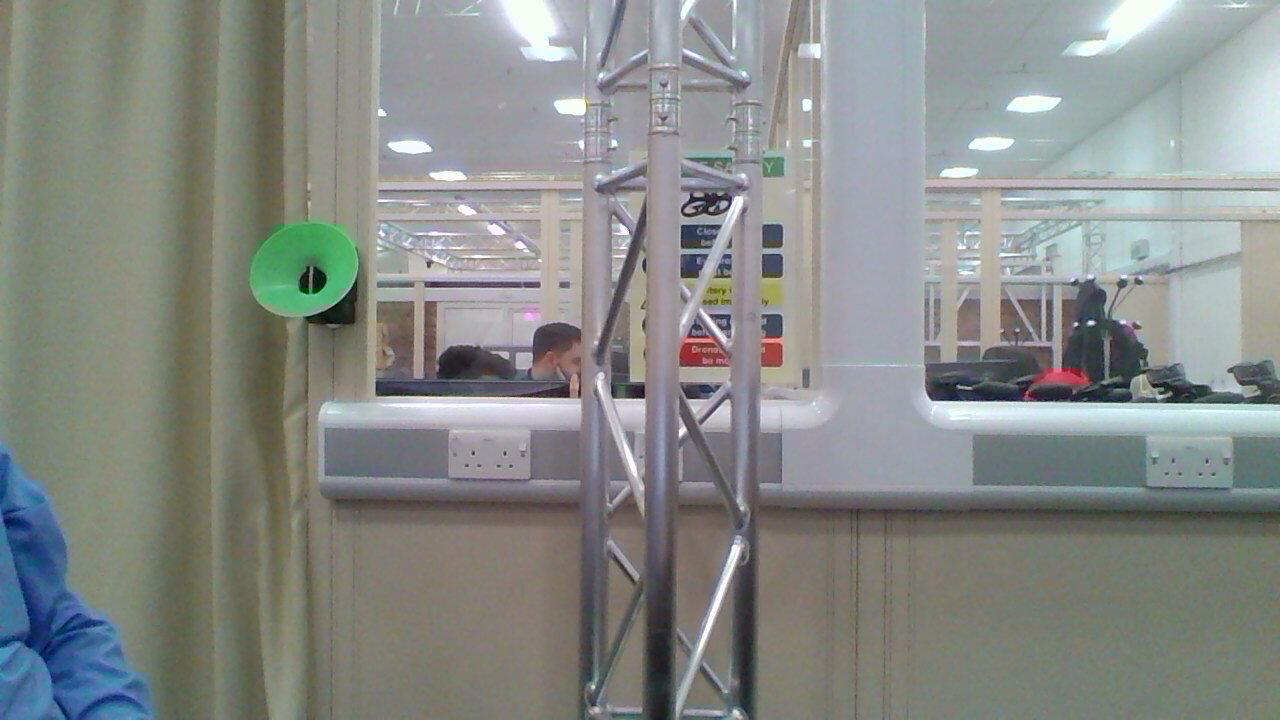
#> input picture testing/test.jpg, 1280 x 720 px
$ python blob1.py   (Python 2 division)
#> lines starting #> are read from the running program, lines starting #| are printed output that depends on the picture; after the words box and inside, x2 and y2 are one past the last pixel; in counts of white or black regions, pixels touching at a corner belong together; long printed decimals are rounded
# Standard imports
import cv2
import numpy as np;

# Read image
im = cv2.imread("test.jpg")
#> im is the input picture: shape (720, 1280, 3); mean B, G, R 135.3, 138.6, 134.6
cv2.imshow("Input", im)
cv2.waitKey(-1)

#conv to HSV
imhsv = cv2.cvtColor(im,cv2.COLOR_BGR2HSV)
#> imhsv: shape (720, 1280, 3); mean H, S, V 70.5, 32.6, 144.5

#region of interest
imrhsv = imhsv[239:319,239:359,:]
#> imrhsv: shape (80, 120, 3); mean H, S, V 63.2, 112.1, 139.7

#cv2.imshow("Input", imrhsv)
#cv2.waitKey(-1)

mean_hue = np.mean(imrhsv[:,:,0])
#> mean_hue = 63.22
hue_tol = 0.2
hue_hi = (1+hue_tol)*mean_hue
#> hue_hi = 75.86
hue_lo = (1-hue_tol)*mean_hue
#> hue_lo = 50.57
test1 = (imhsv[:,:,0]<=hue_hi)
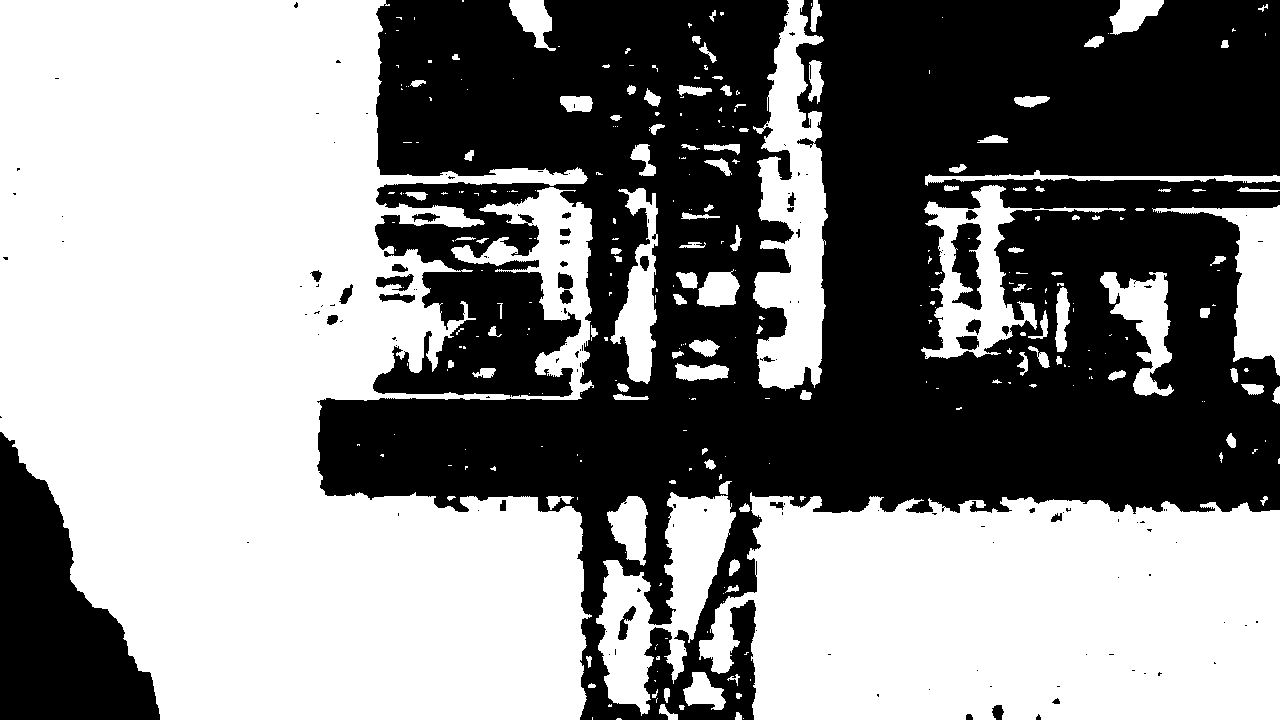
#> test1: shape (720, 1280) bool; 53.6% white; 140 black regions (106 under 20 px), largest, box (x1, y1, x2, y2) and area: (317, 0, 1280, 720) 397405, (0, 432, 160, 720) 25088, (951, 223, 982, 310) 1751
test2 = (imhsv[:,:,0]>=hue_lo)
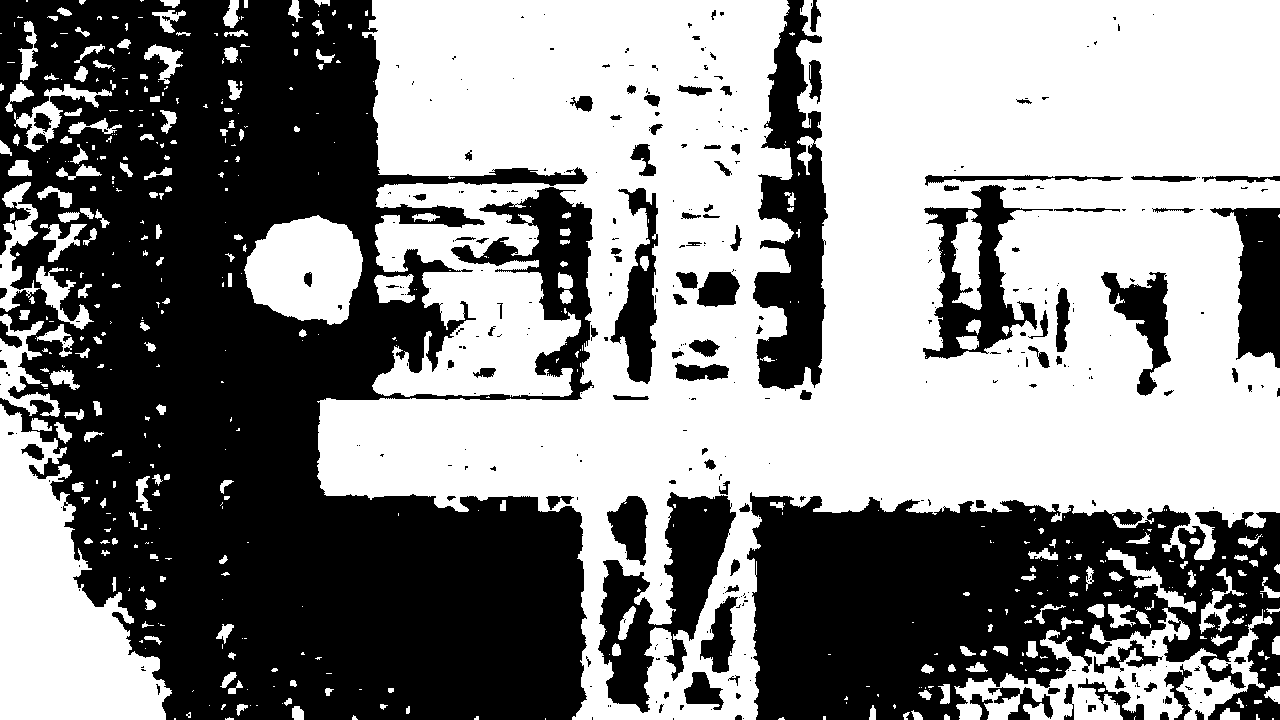
#> test2: shape (720, 1280) bool; 53.9% white; 361 black regions (250 under 20 px), largest, box (x1, y1, x2, y2) and area: (0, 0, 594, 720) 269641, (747, 492, 1280, 720) 85025, (753, 0, 828, 391) 16217

mean_sat = np.mean(imrhsv[:,:,1])
#> mean_sat = 112.1
sat_tol = 0.3
sat_hi = (1+sat_tol)*mean_sat
#> sat_hi = 145.7
sat_lo = (1-sat_tol)*mean_sat
#> sat_lo = 78.47
test3 = (imhsv[:,:,1]<=sat_hi)
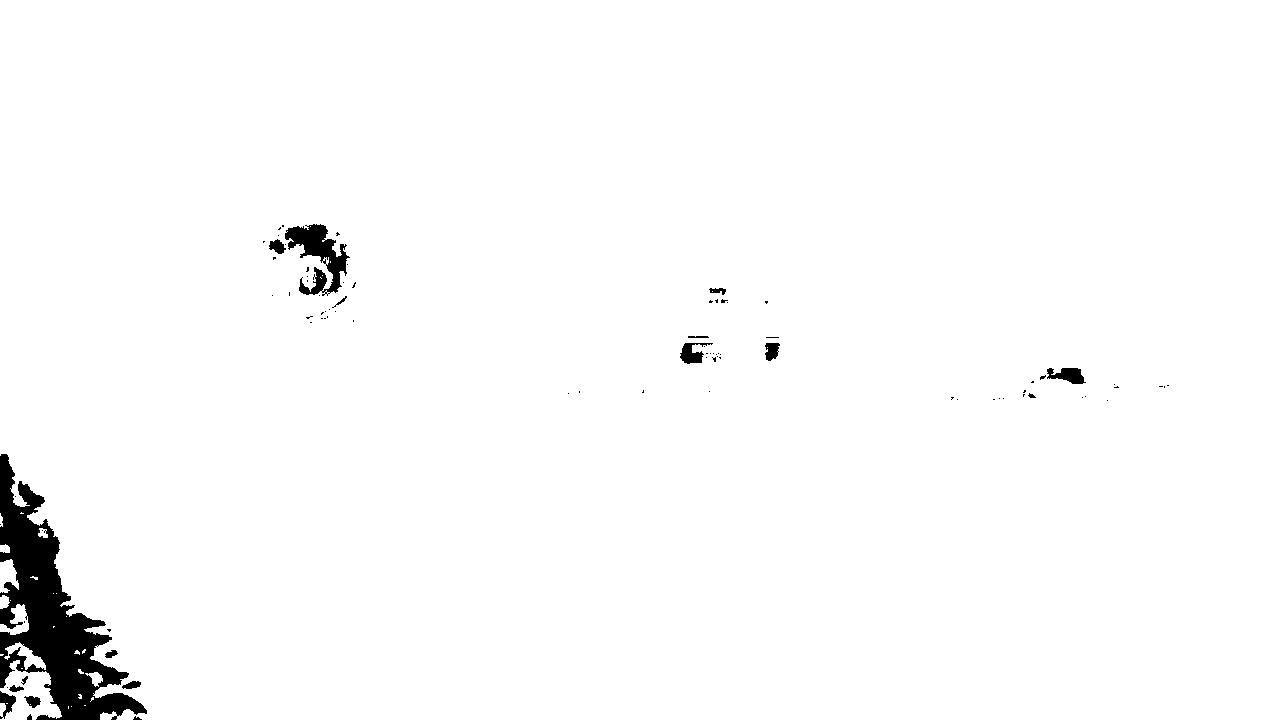
#> test3: shape (720, 1280) bool; 98% white; 88 black regions (70 under 20 px), largest, box (x1, y1, x2, y2) and area: (0, 454, 147, 720) 14209, (285, 224, 350, 296) 2055, (1047, 368, 1086, 384) 400
test4 = (imhsv[:,:,1]>=sat_lo)
#> test4: shape (720, 1280) bool; 4.5% white; 196 white regions (136 under 20 px), largest, box (x1, y1, x2, y2) and area: (0, 443, 156, 720) 23337, (249, 220, 360, 324) 8129, (936, 387, 1132, 402) 1343

print mean_hue, mean_sat
#| 63.217 112.104

test_all = test1 & test2 & test3 & test4
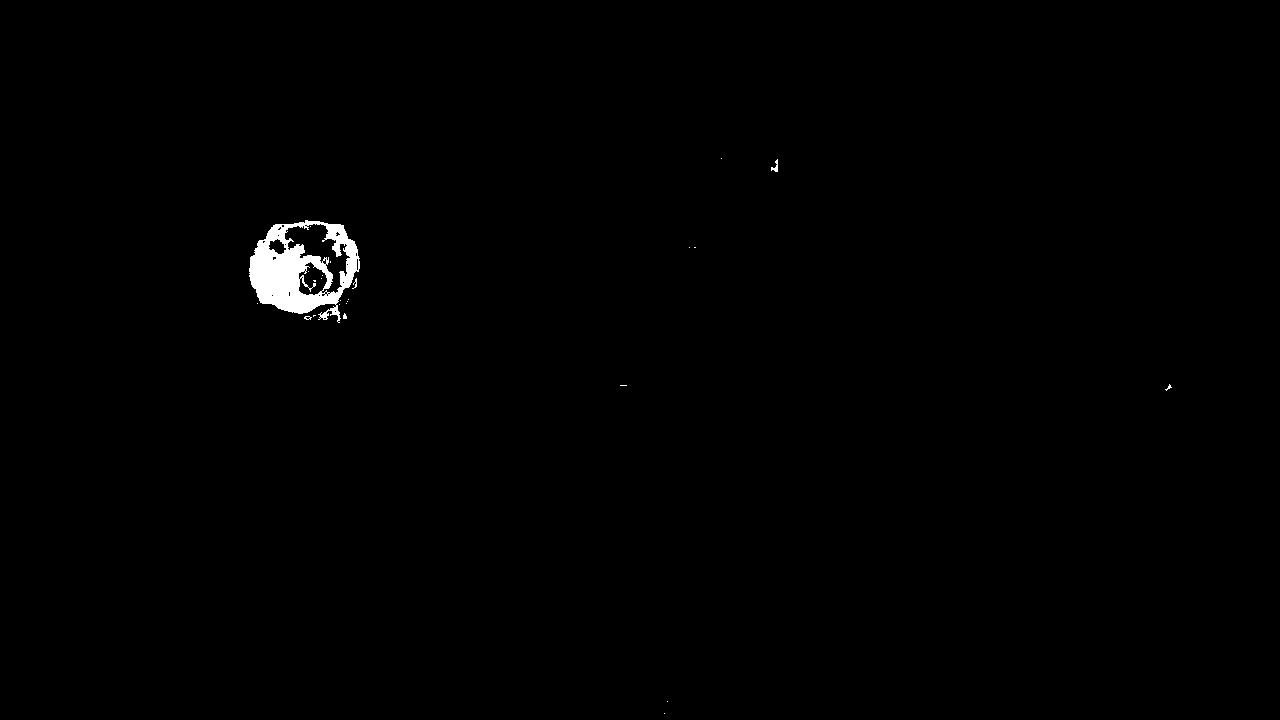
#> test_all: shape (720, 1280) bool; 0.62% white; 25 white regions (22 under 20 px), largest, box (x1, y1, x2, y2) and area: (249, 220, 360, 323) 5600, (771, 159, 778, 172) 43, (352, 278, 357, 289) 22

im_test = (220*test_all).astype('uint8')
cv2.imshow("Output", im_test)
cv2.waitKey(-1)
